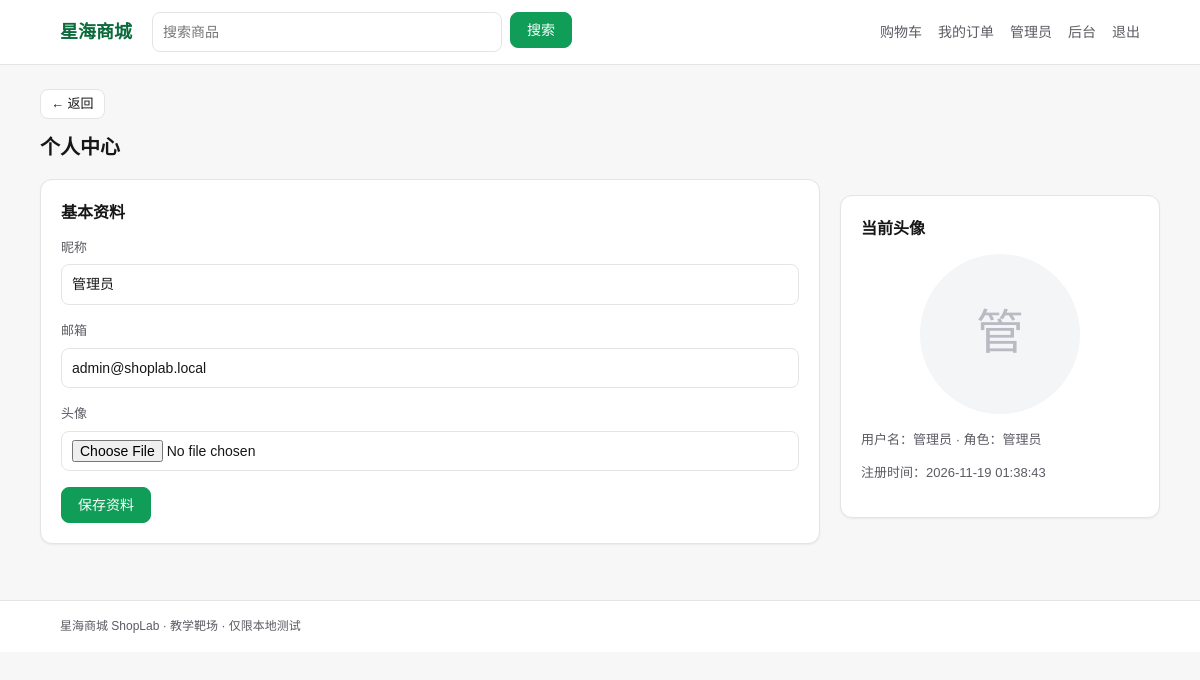
The app's page /profile.php (signed in) with its own data.
### tables this page shows
CREATE TABLE IF NOT EXISTS `users` (
  `id` INT UNSIGNED NOT NULL AUTO_INCREMENT,
  `username` VARCHAR(50) NOT NULL,
  `password` VARCHAR(255) NOT NULL,
  `nickname` VARCHAR(50) NOT NULL,
  `email` VARCHAR(100) NOT NULL DEFAULT '',
  `avatar` VARCHAR(255) NOT NULL DEFAULT '',
  `role` ENUM('user','admin') NOT NULL DEFAULT 'user',
  `created_at` DATETIME NOT NULL DEFAULT CURRENT_TIMESTAMP,
  PRIMARY KEY (`id`),
  UNIQUE KEY `uk_username` (`username`)
);

### includes/functions.php (called while the page is built, shortened)
<?php
function e($value): string
{
    return htmlspecialchars((string)$value, ENT_QUOTES, 'UTF-8');
}
function current_user(): ?array
{
    static $user = false;
    if ($user !== false) {
        return $user;
    }
    $uid = (int)($_SESSION['uid'] ?? 0);
    $st = db()->prepare('SELECT id, username, nickname, email, avatar, role, created_at FROM users WHERE id = ?');
    $st->execute([$uid]);
    $row = $st->fetch();
    return $user = ($row ?: null);
}
function require_login(): array
{
    $u = current_user();
    return $u;
}

### includes/db.php (called while the page is built, shortened)
<?php
function db(): PDO
{
    $c = config('db');
    $dsn = sprintf(
        'mysql:host=%s;port=%d;dbname=%s;charset=%s',
        $c['host'],
        $c['port'],
        $c['name'],
        $c['charset']
    );
    $pdo = new PDO($dsn, $c['user'], $c['pass'], [
        PDO::ATTR_ERRMODE            => PDO::ERRMODE_EXCEPTION,
        PDO::ATTR_DEFAULT_FETCH_MODE => PDO::FETCH_ASSOC,
        PDO::ATTR_EMULATE_PREPARES   => false,
    ]);
    return $pdo;
}

### profile.php (the view, shortened to what this page needs)
<?php
$user = require_login();
$nickname = $user['nickname'];
$email = $user['email'];
include __DIR__ . '/includes/header.php';
?>
<h1 class="page-title">个人中心</h1>
<div class="grid-side">
  <div class="card">
    <h2 class="card-title">基本资料</h2>
    <form method="post" action="/profile.php" enctype="multipart/form-data">
      <div class="field">
        <label for="nickname">昵称</label>
        <input class="input" id="nickname" type="text" name="nickname" value="<?= e($nickname) ?>" maxlength="50" required>
      </div>
      <div class="field">
        <label for="email">邮箱</label>
        <input class="input" id="email" type="text" name="email" value="<?= e($email) ?>" maxlength="100">
      </div>
      <div class="field">
        <label for="avatar">头像</label>
        <input class="input" id="avatar" type="file" name="avatar" accept="image/*">
      </div>
      <button class="btn btn-primary" type="submit">保存资料</button>
    </form>
  </div>
  <div class="card">
    <h2 class="card-title">当前头像</h2>
    <div class="avatar-preview">
      <?php if ($user['avatar'] !== ''): ?>
        <img src="/<?= e($user['avatar']) ?>" alt="头像">
      <?php else: ?>
        <?= e(mb_substr($user['nickname'], 0, 1)) ?>
      <?php endif; ?>
    </div>
    <p class="hint">用户名：<?= e($user['username']) ?> · 角色：<?= $user['role'] === 'admin' ? '管理员' : '普通用户' ?></p>
    <p class="hint">注册时间：<?= e($user['created_at'] ?? '') ?></p>
  </div>
</div>
<?php include __DIR__ . '/includes/footer.php'; ?>

### includes/header.php (shortened to what this page needs)
<?php
$__user = current_user();
?>
<!doctype html>
<html lang="zh-CN">
<head>
<link rel="stylesheet" href="/assets/css/app.css">
</head>
<body>
<header class="topbar">
  <div class="container topbar-inner">
    <a class="brand" href="/index.php">星海商城</a>
    <form class="search" action="/index.php" method="get">
      <input class="input search-input" type="text" name="q" value="<?= e($_GET['q'] ?? '') ?>" placeholder="搜索商品">
      <button class="btn btn-primary" type="submit">搜索</button>
    </form>
    <nav class="nav">
      <a href="/cart.php">购物车</a>
      <a href="/orders.php">我的订单</a>
      <?php if ($__user): ?>
        <a href="/profile.php"><?= e($__user['nickname']) ?></a>
        <?php if ($__user['role'] === 'admin'): ?><a href="/admin/index.php">后台</a><?php endif; ?>
        <a href="/logout.php">退出</a>
      <?php else: ?>
        <a href="/login.php">登录</a>
        <a href="/register.php">注册</a>
      <?php endif; ?>
    </nav>
  </div>
</header>
<main class="container main">
<?php if (basename($_SERVER['SCRIPT_NAME'] ?? '') !== 'index.php'): ?>
<div class="back-bar">
  <a class="btn btn-sm" href="/index.php" onclick="if (history.length > 1) { history.back(); return false; }">← 返回</a>
</div>
<?php endif; ?>

### assets/css/app.css (style rules this page uses)
:root { --surface: #ffffff; --surface-muted: #f4f5f7; --bg: #f7f7f8; --text: #171717; --text-muted: #5b5b63; --border: #e3e4e8; --brand: #0f9d58; --brand-dark: #0b6b3d; --brand-soft: #e8f7ee; --danger: #d93a2f; --warning: #b7791f; --radius: 8px; --radius-card: 12px; --shadow: 0 1px 2px rgba(23, 23, 23, .06); }
* { box-sizing: border-box; }
body { margin: 0; background: var(--bg); color: var(--text); font: 14px/1.6 "Microsoft YaHei", "PingFang SC", Arial, sans-serif; }
a { color: var(--brand-dark); text-decoration: none; }
.container { width: 100%; max-width: 1120px; margin: 0 auto; padding: 0 20px; }
.topbar { background: var(--surface); border-bottom: 1px solid var(--border); position: sticky; top: 0; z-index: 10; }
.topbar-inner { display: flex; align-items: center; gap: 20px; height: 64px; }
.brand { font-size: 18px; font-weight: 700; color: var(--brand-dark); white-space: nowrap; }
.search { display: flex; gap: 8px; flex: 1; max-width: 420px; }
.search-input { width: 100%; }
.nav { display: flex; gap: 16px; margin-left: auto; white-space: nowrap; }
.nav a { color: var(--text-muted); font-size: 14px; }
.main { padding: 24px 0 56px; min-height: 60vh; }
.back-bar { margin-bottom: 12px; }
.btn { display: inline-block; padding: 0 16px; height: 36px; line-height: 34px; border: 1px solid var(--border); border-radius: var(--radius); background: var(--surface); color: var(--text); font-size: 14px; cursor: pointer; text-align: center; white-space: nowrap; }
.btn-primary { background: var(--brand); border-color: var(--brand); color: #fff; }
.btn-sm { height: 30px; line-height: 28px; padding: 0 10px; font-size: 13px; }
.field { margin-bottom: 16px; }
.field label { display: block; margin-bottom: 6px; color: var(--text-muted); font-size: 13px; }
.input, textarea, select { width: 100%; padding: 8px 10px; border: 1px solid var(--border); border-radius: var(--radius); background: var(--surface); color: var(--text); font: inherit; }
.hint { color: var(--text-muted); font-size: 13px; }
.card { background: var(--surface); border: 1px solid var(--border); border-radius: var(--radius-card); box-shadow: var(--shadow); padding: 20px; }
.card + .card { margin-top: 16px; }
.card-title { margin: 0 0 12px; font-size: 16px; font-weight: 600; }
.page-title { margin: 0 0 16px; font-size: 20px; }
.grid-side { display: grid; grid-template-columns: 1fr 320px; gap: 20px; align-items: start; }
.avatar-preview { width: 160px; height: 160px; margin: 0 auto 16px; border-radius: 50%; background: var(--surface-muted); display: flex; align-items: center; justify-content: center; font-size: 48px; color: #b9bbc4; overflow: hidden; }

### records on screen
users: nickname "管理员", email "admin@shoplab.local", nickname "管", username "管理员", created_at "2026-11-19 01:38:43"
